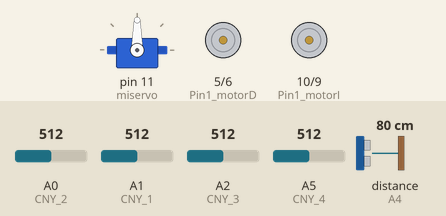
Simulated run of this sketch. Board: Arduino Leonardo, built with avr-gcc and run on an emulated ATmega32U4. Parts: servo, motor-driver pin pairs drawn as motors (green arrow = first pin HIGH = forward, orange = second pin HIGH = backward, longer = more drive). The inputs (shaded band) are chosen by the test bench; at power-on: A0 (CNY_2) = 512, A1 (CNY_1) = 512, A2 (CNY_3) = 512, A5 (CNY_4) = 512, distance to the obstacle (sensor on A4) 80 cm. The echo pulse lasts 58.3 µs per cm.

Above: at 18.0 s.
18.1 s: A0 (CNY_2) set to 781
20.1 s: A0 (CNY_2) set to 817
At 21.0 s:
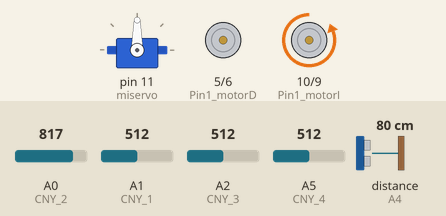
21.6 s: A1 (CNY_1) set to 789
23.1 s: A1 (CNY_1) set to 807
At 25.2 s:
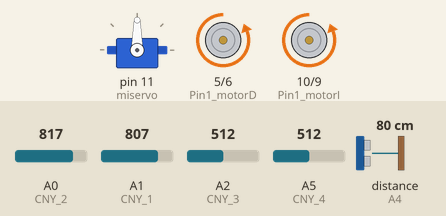
Timing chart, 0 to 26.6 s (numbered marks = the images above; inputs shaded):
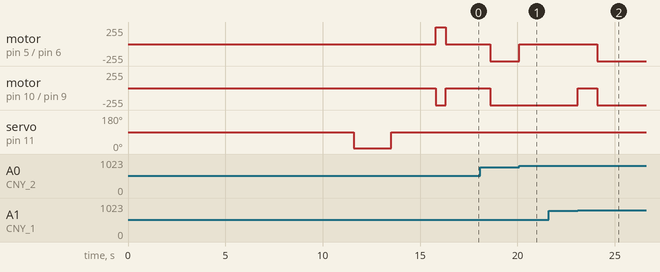

Measured:
- the behaviour switches between 799 and 800 on A0 (CNY_2) (found by bisection; images 0 and 1)
- the behaviour switches between 799 and 800 on A1 (CNY_1) (found by bisection; images 1 and 2)
- after the input at 20.1 s, motor on pin 5 (Pin1_motorD) / pin 6 (Pin2_motorD): backward 255/255 → stopped at once
- after the input at 21.6 s, every drawn part: stays the same
- after the input at 23.1 s, motor on pin 5 (Pin1_motorD) / pin 6 (Pin2_motorD): stopped → backward 255/255 after 1.0 s; motor on pin 10 (Pin1_motorI) / pin 9 (Pin2_motorI): backward 255/255 → stopped at once, → backward 255/255 1.0 s later

The sketch:

algoritmo.ino
```cpp
#include <Servo.h>
Servo miservo;

int count;
String movement;
String strGI = "-Giro Izquierda";
String strGD = "-Giro Derecha";
String strA = "-Avanzo";
String strG180 = "-Giro 180";
String strMI = "-Miro Izquierda";
String strMD = "-Miro Derecha";
String strMF = "-Miro Frente";
String strMuro = "-Muro";

bool principio = true;

int angulo=0;
// distancia a pared aprox
#define TAM 10
unsigned long pulso; // necesitamos una variable para medir el pulso
float distancia; // otra para calcular la distancia
// variable para controlar la direccion a tomar
bool existeCamino = false;

// Tiempo para avanzar aprox 1200
const int tiempoAvance = 1000;
// Tiempo para girar aprox 90º
const int tiempoGiro = 500;

int pinTrigger = A3;
int pinEcho = A4;

const int Pin1_motorD = 5; //pin pwm
const int Pin2_motorD = 6; //pin pwm

const int Pin1_motorI = 10;
const int Pin2_motorI = 9;

//izquierda-delante
const int CNY_1 = A1;
//derecha-frente
const int CNY_2 = A0;
//izquierda-atras
const int CNY_3 = A2;
//derecha-atras
const int CNY_4 = A5;

bool A0negro=false;
bool A1negro=false;
bool A2negro=false;
bool A5negro=false;

const int negro=800;

int Value_CNY_Pin_IF = 0; //Valor que leera el sensor
int Value_CNY_Pin_DF = 0; //Valor que leera el sensor
int Value_CNY_Pin_IA = 0; //Valor que leera el sensor
int Value_CNY_Pin_DA = 0; //Valor que leera el sensor

void setup()
{
    miservo.attach(11);//PIN DEL SERVO.
    Serial1.begin(9600); // inicializamos el puerto serie

    pinMode(pinTrigger, OUTPUT);
    pinMode(pinEcho, INPUT);

    pinMode(Pin1_motorD, OUTPUT);
    pinMode(Pin2_motorD, OUTPUT);
    pinMode(Pin1_motorI, OUTPUT);
    pinMode(Pin2_motorI, OUTPUT);

    count = 0;
}

void loop()
{
    if(principio)
    {
        delay(10000);
        principio = false;
    }
    delay(300);
    miservo.write(90);
    delay(300);
    // Miro frente
    movement = count + strMF;
    Serial1.println(movement);
    count++;
    delay(1000);

    // 1. CONECTAR BT
    // HACER {
    // 2. CAMINO
    //      2.1 PARED DERECHA
    miservo.write(5); //El servo se colocará en 5º (no ponemos 0º por los limites que pueda tener el servo) (Mirará hacia el camino de la derecha).
    // Miro derecha
    movement = count + strMD;
    Serial1.println(movement);
    count++;
    delay(1000);
    // US
    delay(300);
    camino();
    delay(300);
    //          ¿HAY CAMINO?
    if(existeCamino)
    {
        // SUIGUIENDO EL CAMINO A LA DERECHA ENCONTRAMOS UN CAMINO, LUEGO NOS DESPLZAZAMOS EN ESA DIRECCION
        delay(300);
        // COLOCAR SERVO A 90º
        miservo.write(90);
        // GIRAR 90º EN ESA DIRECCION (DERECHA)
        delay(300);
        // Miro frente
        movement = count +  strMF;
        Serial1.println(movement);
        count++;
        delay(1000);

         // Giro derecha
        movement = count +  strGD;
        Serial1.println(movement);
        count++;
        delay(1000);

        ForwardMotorI();
        ReverseMotorD();
        delay (tiempoGiro);

        StopD();
        StopI();
        delay(1000);

    }
    else
    {
        // Muro
        movement = count +  strMuro;
        Serial1.println(movement);
        count++;
        delay(1000);
        //      2.2 PARED FRENTE
        // Miro frente
        movement = count +  strMF;
        Serial1.println(movement);
        count++;
        delay(1000);

        // Servo
        miservo.write(90); //El servo se colocará en 90º (Mirara hacia el camino de alante).
        delay(300);
        // US
        delay(300);
        camino();
        delay(300);
        //          ¿HAY CAMINO?
        if(existeCamino)
        {
            delay(300);
            // COLOCAR SERVO A 90º
            miservo.write(90);
            // NO GIRA PUES ELIGE FRENTE
        }
        else
        {
            // Muro
            movement = count +  strMuro;
            Serial1.println(movement);
            count++;
            delay(1000);
            //      2.3 PARED IZQUIERDA
            // Miro izquierda
            movement = count + strMI;
            Serial1.println(movement);
            count++;
            delay(1000);
            miservo.write(175);  //El servo se colocará en 175º (no ponemos 0º por los limites que pueda tener el servo) (Mirará hacia el camino de la derecha).
            delay(300);
            // US
            delay(300);
            camino();
            delay(300);
            //          ¿HAY CAMINO?
            if(existeCamino)
            {
                // Miro frente
                movement = count +  strMF;
                Serial1.println(movement);
                count++;
                delay(1000);
                // COLOCAR SERVO A 90º
                miservo.write(90);
                delay(300);
                // Giro izquierda
                movement = count +  strGI;
                Serial1.println(movement);
                count++;
                delay(1000);
                // GIRO IZQUIERDA
                // GIRO 90º DERECHA
                ForwardMotorD();
                ReverseMotorI();
                delay (tiempoGiro);

                StopD();
                StopI();
                delay(1000);
            }
            else
            {
                // AL NO EXISTIR CAMINO EN NINGUNA DIRECCION TENGO QUE RETROCEDER
                delay(300);
                // Muro
                movement = count +  strMuro;
                Serial1.println(movement);
                count++;
                delay(1000);
                // Miro frente
                movement = count +  strMF;
                Serial1.println(movement);
                count++;
                delay(1000);
                // COLOCAR SERVO A 90º
                miservo.write(90);
                delay(300);
                // Giro 180º
                movement = count +  strG180;
                Serial1.println(movement);
                count++;
                delay(1000);
                // GIRO 180º DERECHA
                ForwardMotorI();
                ReverseMotorD();
                delay (tiempoGiro*2);

                StopD();
                StopI();
                delay(1000);
            }
        }
    }
    // 3. AVANZA POR PRIMER CAMINO
    // Avanzo
    movement = count +  strA;
    Serial1.println(movement);
    count++;
    delay(1000);
    /*
    ForwardMotorD();
    ForwardMotorI();
    delay(tiempoAvance);

    StopD();
    StopI();
    delay(2000);
    */
    //      3.1 RECALIBRA GIRO
    delay(300);
    ForwardMotorD();
    ForwardMotorI();
    while(!A0negro || !A1negro)
    {
        CNY1();
        CNY2();
    }
    A1negro=false;
    A0negro=false;
    delay(1000);
    ForwardMotorD();
    ForwardMotorI();
    while(!A2negro || !A5negro)
    {
        CNY3();
        CNY4();
    }
    A2negro=false;
    A5negro=false;
    ForwardMotorD();
    ForwardMotorI();
    delay(300);
    StopD();
    StopI();
    // 4. ¿ES SALIDA?
    // } HASTA SALIDA
    // (VUELTA A CASA)

}

// Control de camino mediante US
void camino()
{
    digitalWrite(pinTrigger, HIGH); // lo activamos
    delayMicroseconds(10); // esperamos 10 microsegundos
    digitalWrite(pinTrigger, LOW); // lo desactivamos

    pulso = pulseIn(pinEcho, HIGH); // medimos el pulso de salida del sensor
    distancia = ((float(pulso/1000.0))*34.32)/2;
    if(distancia < TAM)
    {
        existeCamino = false;
    }
    else
    {
        existeCamino = true;
    }
}

void ForwardMotorD()
{
  digitalWrite(Pin1_motorD,LOW);
  digitalWrite(Pin2_motorD,HIGH);
}

void ForwardMotorI()
{
  digitalWrite(Pin1_motorI,LOW);
  digitalWrite(Pin2_motorI,HIGH);
}

void ReverseMotorD()
{
  digitalWrite(Pin1_motorD,HIGH);
  digitalWrite(Pin2_motorD,LOW);
}

void ReverseMotorI()
{
  digitalWrite(Pin1_motorI,HIGH);
  digitalWrite(Pin2_motorI,LOW);
}

void StopD()
{
  digitalWrite(Pin1_motorD,LOW);
  digitalWrite(Pin2_motorD,LOW);
}

void StopI()
{
  digitalWrite(Pin1_motorI,LOW);
  digitalWrite(Pin2_motorI,LOW);
}

void CNY1 ()
{
    Value_CNY_Pin_IF = analogRead(CNY_1);
    if(Value_CNY_Pin_IF >= negro)
    {
        StopI();
        A1negro=true;
    }
}

void CNY2 ()
{
    Value_CNY_Pin_DF = analogRead(CNY_2);
    if(Value_CNY_Pin_DF >= negro)
    {
        StopD();
        A0negro=true;
    }
}

void CNY3 ()
{

    Value_CNY_Pin_IA = analogRead(CNY_3);
    if(Value_CNY_Pin_IA >= negro)
    {
        StopI();
        A2negro=true;
    }
}

void CNY4 ()
{

    Value_CNY_Pin_DA = analogRead(CNY_4);
    if(Value_CNY_Pin_DA >= negro)
    {
        StopD();
        A5negro=true;
    }
}
```
